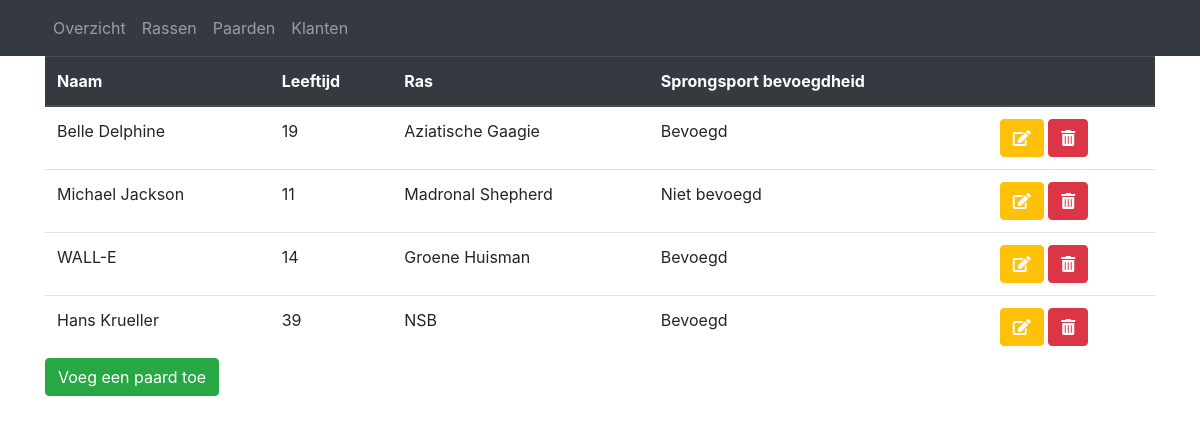
Page /horse/index on the committed database.
### tables this page shows
CREATE TABLE IF NOT EXISTS `horse` (
  `id` int(11) NOT NULL,
  `race_id` int(11) NOT NULL,
  `name` varchar(50) NOT NULL,
  `age` int(11) NOT NULL
);

CREATE TABLE IF NOT EXISTS `race` (
  `id` int(11) NOT NULL,
  `name` varchar(255) NOT NULL,
  `height` decimal(4,1) NOT NULL
);

### core/core.php (called while the page is built, shortened)
<?php
function render($filename, $data = null)
{
	require(ROOT . 'view/templates/header.php');
	require(ROOT . 'view/' . $filename . '.php');
	require(ROOT . 'view/templates/footer.php');
}

### controller/HorseController.php (called while the page is built, shortened)
<?php
require(ROOT . "model/HorseModel.php");
require(ROOT . "model/RaceModel.php");
function index(){
	$horses = getAllHorses();
	render("horse/index", array('horses' => $horses));
}

### public/index.php (called while the page is built, shortened)
<?php
require(ROOT . "core/core.php");
route();

### model/HorseModel.php (called while the page is built, shortened)
<?php
function getAllHorses(){
	$db = openDatabaseConnection();
	$sql = "SELECT * FROM horse";
	$query = $db->prepare($sql);
	$query->execute();
	return $query->fetchAll();
}

### model/RaceModel.php (called while the page is built, shortened)
<?php
function getRace($id){
	$db = openDatabaseConnection();
	$sql = "SELECT * FROM race WHERE id = :id";
	$query = $db->prepare($sql);
	$query->bindParam(":id", $id);
	$query->execute();
	return $query->fetch();
}

### view/horse/index.php (the view)
<div class="container">
	<table class="table m-0">
		<thead class="thead-dark">
			<tr>
				<th scope="col">Naam</th>
				<th scope="col">Leeftijd</th>
				<th scope="col">Ras</th>
				<th scope="col">Sprongsport bevoegdheid</th>
				<th scope="col"></th>
			</tr>
		</thead>
		<tbody>
			<?php foreach ($horses as $row) { ?>
				<tr>
					<td><?= $row['name'] ?></td>
					<td><?= $row['age'] ?></td>
					<td><?= getRace($row['race_id'])['name'] ?></td>
					<td>
						<?php
							if (getRace($row['race_id'])['height'] <= 147.5){
								echo "Niet bevoegd";
							} else {
								echo "Bevoegd";
							}
						 ?>
					</td>
					<td>
						<a href="<?= URL ?>horse/edit/<?= $row['id'] ?>" class="btn btn-warning"><i class="text-light fas fa-edit"></i></a>
						<a href="<?= URL ?>horse/delete/<?= $row['id'] ?>" class="btn btn-danger"><i class="fas fa-trash-alt"></i></a>
					</td>
				</tr>
			<?php } ?>
		</tbody>
	</table>
	<a href="<?= URL ?>horse/create" class="btn btn-success">Voeg een paard toe</a>
</div>

### public/css/style.css (style rules this page uses)
a { text-decoration: none; color: black; }

### rows in the picture
horse: name "Belle Delphine", age "19", race.name "Aziatische Gaagie", shows "Bevoegd"
horse: name "Michael Jackson", age "11", race.name "Madronal Shepherd", shows "Niet bevoegd"
horse: name "WALL-E", age "14", race.name "Groene Huisman", shows "Bevoegd"
horse: name "Hans Krueller", age "39", race.name "NSB", shows "Bevoegd"
